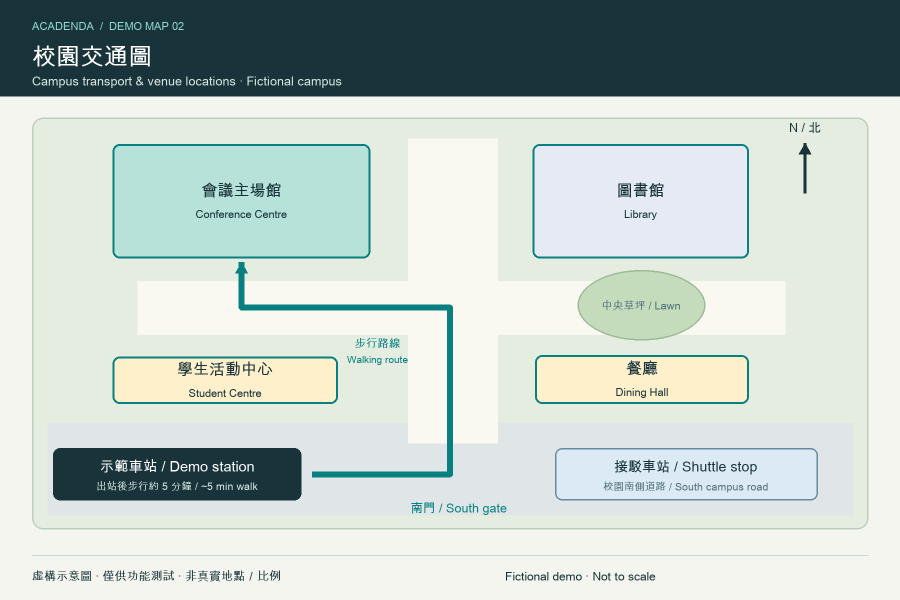
#> input picture acadenda/images/maps/demo-campus-transport.png, 1800 x 1200 px (shown at 1/2 size); its folder holds only this picture in this run
$ python generate-acadenda-maps.py
#> lines starting #> are read from the running program, lines starting #| are printed output that depends on the picture
"""Draw original fictional venue maps with Pillow; no external map artwork."""
from pathlib import Path
from PIL import Image, ImageDraw, ImageFont

ROOT = Path(__file__).resolve().parents[1]
OUT = ROOT / 'acadenda/images/maps'
OUT.mkdir(parents=True, exist_ok=True)
FONT = '/System/Library/Fonts/Supplemental/Arial Unicode.ttf'
INK, MUTED, TEAL, PAPER = '#18343a', '#527079', '#087f80', '#f4f5ef'

def font(size): return ImageFont.truetype(FONT, size)
def text(draw, xy, value, size=28, color=INK, anchor=None):
    draw.text(xy, value, font=font(size), fill=color, anchor=anchor)
def centered(draw, box, title, subtitle, color=INK):
    x=(box[0]+box[2])/2; y=(box[1]+box[3])/2
    if subtitle:
        text(draw,(x,y-23),title,32,color,'mm')
        text(draw,(x,y+25),subtitle,22,color,'mm')
    else:
        text(draw,(x,y),title,32,color,'mm')
def base(title, subtitle, number):
#> called with title = 'Level 1 Venue Plan', subtitle = 'Level 1 · Demo conference venue', number = '01'
    im=Image.new('RGB',(1800,1200),PAPER);d=ImageDraw.Draw(im)
#> after `im = Image.new('RGB', (1800, 1200), PAPER)`:
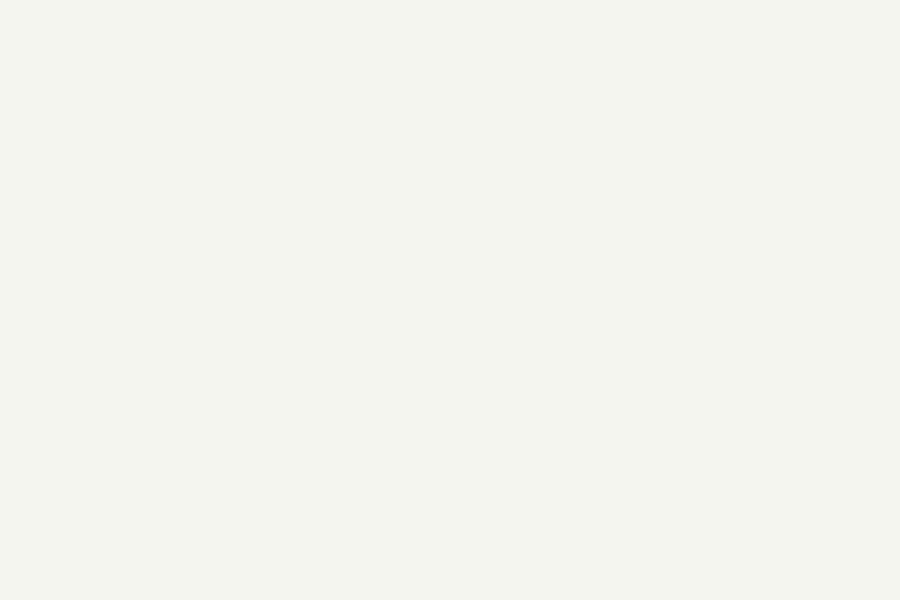
#> im: PIL image 1800x1200 RGB (shown at 1/2 size); mean R, G, B 244, 245, 239
    d.rectangle((0,0,1800,192),fill=INK)
    text(d,(64,36),f'ACADENDA  /  DEMO MAP {number}',22,'#93d9cf')
    text(d,(64,78),title,48,'white');text(d,(64,144),subtitle,25,'#d8e6e2')
    d.line((64,1110,1736,1110),fill='#ccd8d3',width=2)
    text(d,(64,1135),'Original fictional diagram - For feature testing only',24)
    text(d,(1010,1135),'Fictional demo · Not to scale',24)
    return im,d

def room(d,box,title,subtitle='',fill='#d7eee8'):
    d.rounded_rectangle(box,radius=14,fill=fill,outline=TEAL,width=4);centered(d,box,title,subtitle)
def arrow(d,points,color=TEAL,width=12):
    import math
    d.line(points,fill=color,width=width,joint='curve')
    x,y=points[-1];px,py=points[-2];angle=math.atan2(y-py,x-px)
    a=(x-26*math.cos(angle-.5),y-26*math.sin(angle-.5));b=(x-26*math.cos(angle+.5),y-26*math.sin(angle+.5))
    d.polygon([(x,y),a,b],fill=color)

im,d=base('Level 1 Venue Plan','Level 1 · Demo conference venue', '01')
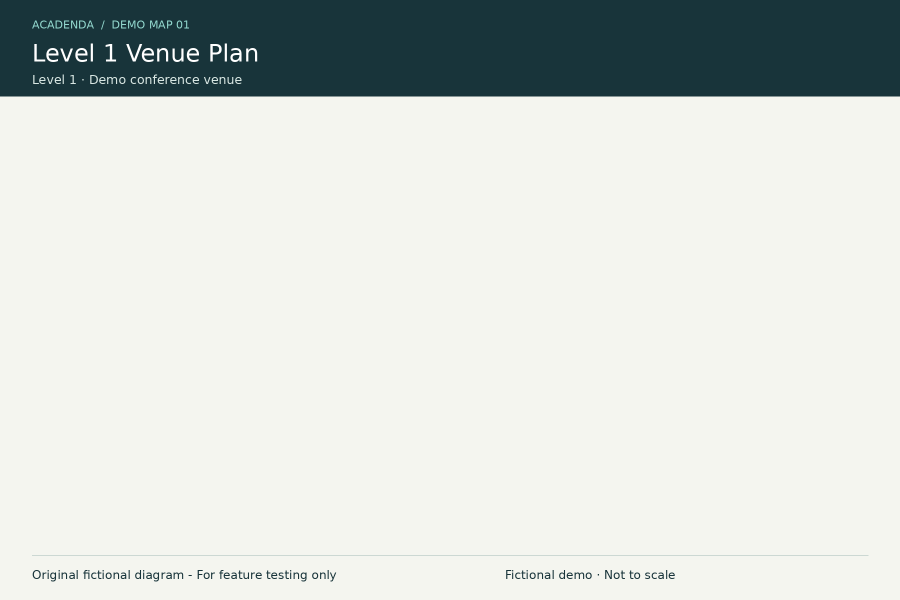
#> im: PIL image 1800x1200 RGB (shown at 1/2 size); mean R, G, B 208.8, 214.2, 210.1
d.rounded_rectangle((64,235,1736,1015),radius=20,fill='white',outline='#adc6c2',width=5)
room(d,(98,265,760,555),'Main Hall','Harbour Hall')
room(d,(792,265,1260,555),'Room 201','Seminar Room A')
room(d,(1292,265,1702,555),'Workshop Studio','')
d.rectangle((98,580,1702,716),fill='#edf3f0');text(d,(900,633),'Central corridor',30,MUTED,'mm')
room(d,(98,745,535,975),'Exhibition Hall','Posters & displays', '#e3edf8')
room(d,(565,745,958,975),'Registration','Welcome desk', '#fff0cc')
room(d,(988,745,1305,975),'Coffee','Networking area', '#fff0cc')
room(d,(1335,745,1511,975),'WC','', '#e8e7ed')
room(d,(1541,745,1702,975),'Lift','', '#e8e7ed')
# Main entry enters the registration lobby; corridor is continuous and unobstructed.
d.rectangle((650,970,855,1025),fill='white');arrow(d,[(751,1070),(751,929)])
text(d,(915,1052),'Main entrance',28,TEAL)
text(d,(104,1052),'Interior above',22,MUTED)
im.save(OUT/'demo-venue-level-1-en.png',optimize=True)
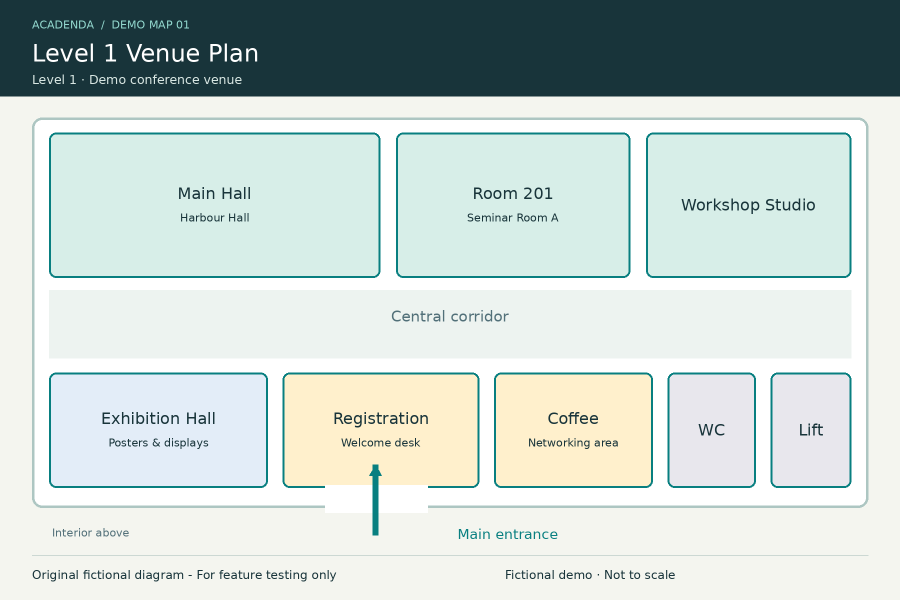
#> saved as demo-venue-level-1-en.png: PIL image 1800x1200 RGB (shown at 1/2 size); mean R, G, B 196.7, 208.7, 205

im,d=base('Campus Transport Map','Campus transport & venue locations · Fictional campus', '02')
d.rounded_rectangle((64,235,1736,1058),radius=22,fill='#e4ede0',outline='#bccfbd',width=3)
# Broad campus pedestrian spine and southern access road.
d.rectangle((95,846,1706,1030),fill='#e0e6e7')
d.rectangle((816,277,995,886),fill='#f9f9f2')
d.rectangle((275,562,1570,669),fill='#f9f9f2')
room(d,(225,288,740,516),'Conference Centre','Main venue', '#b7e2da')
room(d,(1065,288,1497,516),'Library','', '#e5eaf4')
room(d,(225,713,675,807),'Student Centre','', '#fff0cc')
room(d,(1070,710,1497,807),'Dining Hall','', '#fff0cc')
# Lawn marker on the pedestrian spine.
d.ellipse((1155,540,1410,680),fill='#c4dcbc',outline='#9dbb95',width=3)
text(d,(1282,610),'Central lawn',22,MUTED,'mm')
d.rounded_rectangle((106,896,602,1000),radius=14,fill=INK)
text(d,(354,931),'Demo station',29,'white','mm')
text(d,(354,971),'About 5 minutes on foot',21,'#d8e6e2','mm')
d.rounded_rectangle((1110,896,1635,1000),radius=14,fill='#dceaf5',outline='#668ba1',width=3)
text(d,(1372,932),'Shuttle stop',28,INK,'mm')
text(d,(1372,972),'South campus road',21,MUTED,'mm')
arrow(d,[(624,948),(900,948),(900,615),(483,615),(483,524)],TEAL,12)
text(d,(918,1015),'South gate',25,TEAL,'mm')
text(d,(755,701),'Walking route',22,TEAL,'mm')
# North arrow in the unused east margin.
arrow(d,[(1610,386),(1610,286)],INK,6);text(d,(1610,254),'N',25,INK,'mm')
im.save(OUT/'demo-campus-transport-en.png',optimize=True)
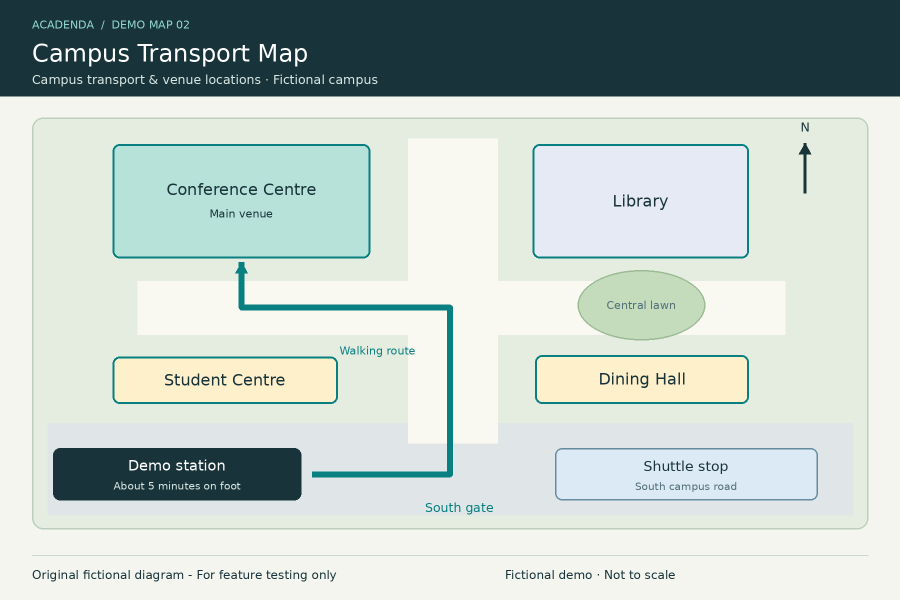
#> saved as demo-campus-transport-en.png: PIL image 1800x1200 RGB (shown at 1/2 size); mean R, G, B 189, 201.8, 196.5
for path in OUT.glob('*.png'):
    with Image.open(path) as image:
#> image is the input picture: PIL image 1800x1200 RGB; mean R, G, B 188.5, 201.4, 196.1
        assert image.width*image.height<120_000_000
    assert path.stat().st_size<40*1024*1024
    print(path.relative_to(ROOT),path.stat().st_size,'bytes')
